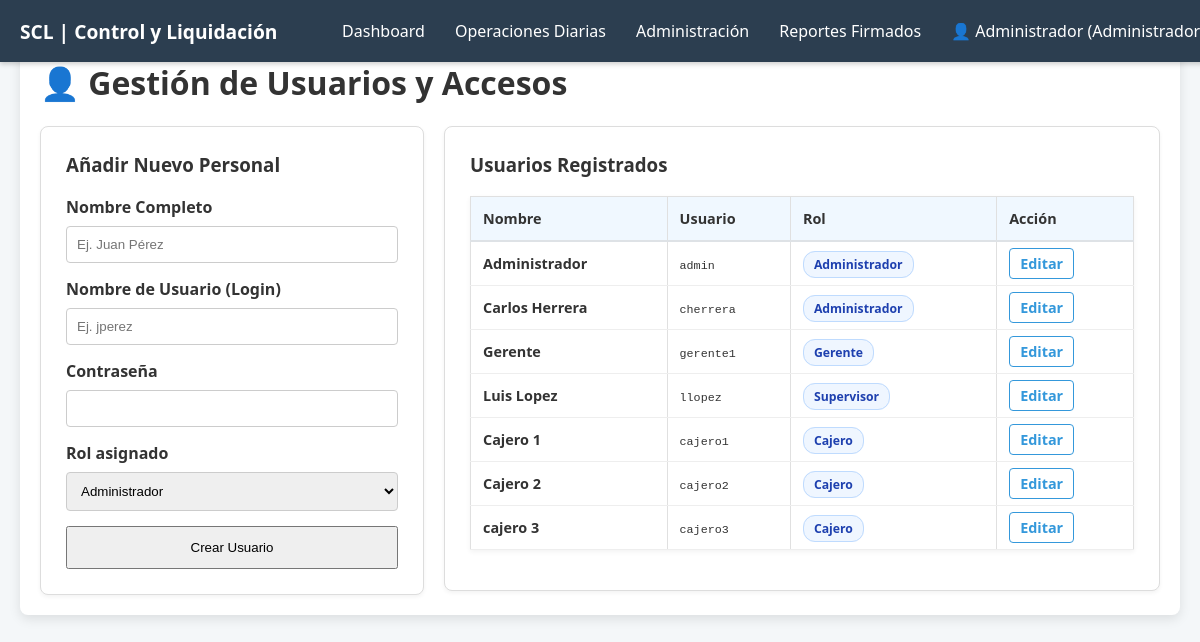
Page /gestion/gestion_usuarios.php (signed in) on the committed database.
### tables this page shows
CREATE TABLE `usuarios` (
  `id_usuario` int(11) NOT NULL,
  `user_full_name` varchar(100) NOT NULL,
  `username` varchar(50) NOT NULL,
  `password_hash` varchar(255) NOT NULL,
  `id_rol_fk` int(11) NOT NULL,
  `estado` varchar(20) DEFAULT 'Activo',
  `fecha_creacion` timestamp NOT NULL DEFAULT current_timestamp()
);

CREATE TABLE `roles_y_privilegios` (
  `id_rol` int(11) NOT NULL,
  `nombre_rol` varchar(50) NOT NULL,
  `descripcion` varchar(255) DEFAULT NULL
);

### gestion/gestion_usuarios.php (the view, shortened to what this page needs)
<?php
include '../includes/db_connect.php';
$res_roles = $conn->query("SELECT * FROM roles_y_privilegios ORDER BY nombre_rol ASC");
$sql_list = "SELECT u.id_usuario, u.user_full_name, u.username, r.id_rol, r.nombre_rol
             FROM usuarios u
             LEFT JOIN roles_y_privilegios r ON u.id_rol_fk = r.id_rol
             ORDER BY
                CASE r.nombre_rol
                    WHEN 'Administrador' THEN 1
                    WHEN 'Gerente'       THEN 2
                    WHEN 'Supervisor'    THEN 3
                    WHEN 'Vendedor'      THEN 4
                    ELSE 5
                END ASC,
                u.user_full_name ASC";
$res_users = $conn->query($sql_list);
?>
<!DOCTYPE html>
<html lang="es">
<head>
    <link rel="stylesheet" href="../css/style.css">
</head>
<body>
    <?php include '../includes/menu.php'; ?>
    <div class="report-container" style="max-width: 1200px; margin: auto; padding: 20px;">
        <h1>👤 Gestión de Usuarios y Accesos</h1>
        <div class="split-container">
            <div class="form-side">
                <h3 id="form-title" style="margin-top:0;">Añadir Nuevo Personal</h3>
                <form method="POST" id="user-form">
                    <label><b>Nombre Completo</b></label>
                    <input type="text" name="full_name" id="full_name" class="input-box" placeholder="Ej. Juan Pérez" required>
                    <label><b>Nombre de Usuario (Login)</b></label>
                    <input type="text" name="username" id="username" class="input-box" placeholder="Ej. jperez" required>
                    <label id="label-pass"><b>Contraseña</b></label>
                    <input type="password" name="password" id="password" class="input-box" required>
                    <label><b>Rol asignado</b></label>
                    <select name="id_rol" id="id_rol" class="input-box">
                        <?php
                        while($rol = $res_roles->fetch_assoc()){
                            echo "<option value='".$rol['id_rol']."'>".$rol['nombre_rol']."</option>";
                        }
                        ?>
                    </select>
                    <button type="submit" id="btn-submit" class="boton-primario" style="width:100%; padding:12px; cursor:pointer;">Crear Usuario</button>
                </form>
            </div>
            <div class="table-side">
                <h3 style="margin-top:0;">Usuarios Registrados</h3>
                <table style="width:100%; border-collapse: collapse;">
                    <thead>
                        <tr style="background:#f8f9fa;">
                            <th style="padding:12px; border-bottom:2px solid #dee2e6;">Nombre</th>
                            <th style="padding:12px; border-bottom:2px solid #dee2e6;">Usuario</th>
                            <th style="padding:12px; border-bottom:2px solid #dee2e6;">Rol</th>
                            <th style="padding:12px; border-bottom:2px solid #dee2e6;">Acción</th>
                        </tr>
                    </thead>
                    <tbody>
                        <?php if($res_users->num_rows > 0): ?>
                            <?php while($user = $res_users->fetch_assoc()): ?>
                            <tr>
                                <td style="padding:12px; border-bottom:1px solid #eee;"><b><?php echo htmlspecialchars($user['user_full_name']); ?></b></td>
                                <td style="padding:12px; border-bottom:1px solid #eee;"><code><?php echo htmlspecialchars($user['username']); ?></code></td>
                                <td style="padding:12px; border-bottom:1px solid #eee;"><span class="badge-rol"><?php echo htmlspecialchars($user['nombre_rol']); ?></span></td>
                                <td style="padding:12px; border-bottom:1px solid #eee;">
                                    <span class="btn-edit" onclick="editarUser(
                                        '<?php echo $user['id_usuario']; ?>',
                                        '<?php echo addslashes($user['user_full_name']); ?>',
                                        '<?php echo addslashes($user['username']); ?>',
                                        '<?php echo $user['id_rol']; ?>'
                                    )">Editar</span>
                                </td>
                            </tr>
                            <?php endwhile; ?>
                        <?php else: ?>
                            <tr><td colspan="4" style="text-align:center; padding:20px;">No hay usuarios registrados.</td></tr>
                        <?php endif; ?>
                    </tbody>
                </table>
            </div>
        </div>
    </div>
</body>
</html>

### css/style.css (style rules this page uses)
body { font-family: 'Segoe UI', Tahoma, Geneva, Verdana, sans-serif; background-color: #f4f7f9; margin: 0; padding: 20px; color: #333; }
.report-container { max-width: 900px; margin: 20px auto; background-color: #ffffff; box-shadow: 0 4px 12px rgba(0, 0, 0, 0.1); padding: 30px; border-radius: 8px; }
table { width: 100%; border-collapse: collapse; margin: 15px 0; box-shadow: 0 2px 5px rgba(0, 0, 0, 0.05); }
th, td { border: 1px solid #e0e0e0; padding: 12px 15px; text-align: left; font-size: 0.9em; }
th { background-color: #f0f8ff; color: #333; font-weight: bold; }
.report-container { margin-top: 80px; }

### gestion/gestion_usuarios.php (style rules this page uses)
.split-container { display: flex; gap: 20px; margin-top: 20px; align-items: flex-start; }
.form-side, .table-side { background: #fff; padding: 25px; border-radius: 8px; border: 1px solid #ddd; box-shadow: 0 2px 4px rgba(0,0,0,0.05); }
.form-side { flex: 1; position: sticky; top: 20px; }
.table-side { flex: 2; }
.input-box { width: 100%; padding: 10px; margin: 8px 0 15px 0; border: 1px solid #ccc; border-radius: 4px; box-sizing: border-box; }
.badge-rol { background: #eff6ff; color: #1e40af; padding: 4px 10px; border-radius: 12px; font-size: 0.85em; font-weight: bold; border: 1px solid #bfdbfe; }
.btn-edit { color: #3498db; cursor: pointer; text-decoration: none; font-weight: bold; padding: 5px 10px; border: 1px solid #3498db; border-radius: 4px; transition: 0.3s; }

### rows in the picture
usuarios: user_full_name "Administrador", username "admin", roles_y_privilegios.nombre_rol "Administrador"
usuarios: user_full_name "Carlos Herrera", username "cherrera", roles_y_privilegios.nombre_rol "Administrador"
usuarios: user_full_name "Gerente", username "gerente1", roles_y_privilegios.nombre_rol "Gerente"
usuarios: user_full_name "Luis Lopez", username "llopez", roles_y_privilegios.nombre_rol "Supervisor"
usuarios: user_full_name "Cajero 1", username "cajero1", roles_y_privilegios.nombre_rol "Cajero"
usuarios: user_full_name "Cajero 2", username "cajero2", roles_y_privilegios.nombre_rol "Cajero"
usuarios: user_full_name "cajero 3", username "cajero3", roles_y_privilegios.nombre_rol "Cajero"

### other values in the picture
$user_display "Administrador…"
form field id_rol "Administrador"
